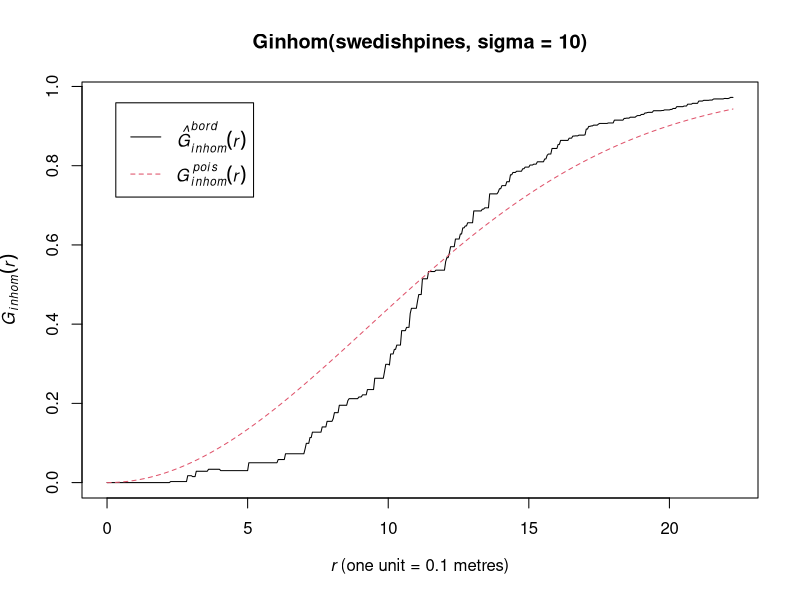

The R source for this figure:
library(spatstat)


### Name: Ginhom
### Title: Inhomogeneous Nearest Neighbour Function
### Aliases: Ginhom
### Keywords: spatial nonparametric

### ** Examples

  ## Not run: 
##D     plot(Ginhom(swedishpines, sigma=bw.diggle, adjust=2))
##D   
## End(Not run)
  plot(Ginhom(swedishpines, sigma=10))
